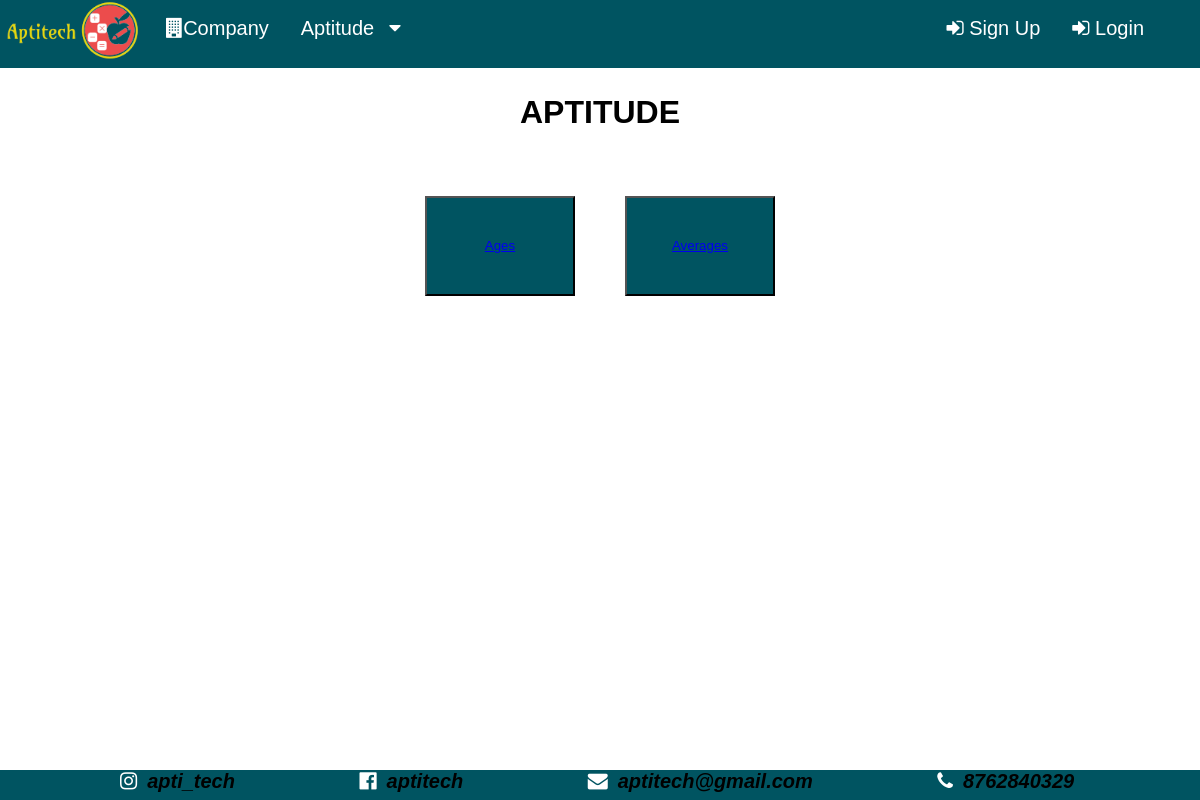
Page /WebPage/aptitude.php on the earlier database version.
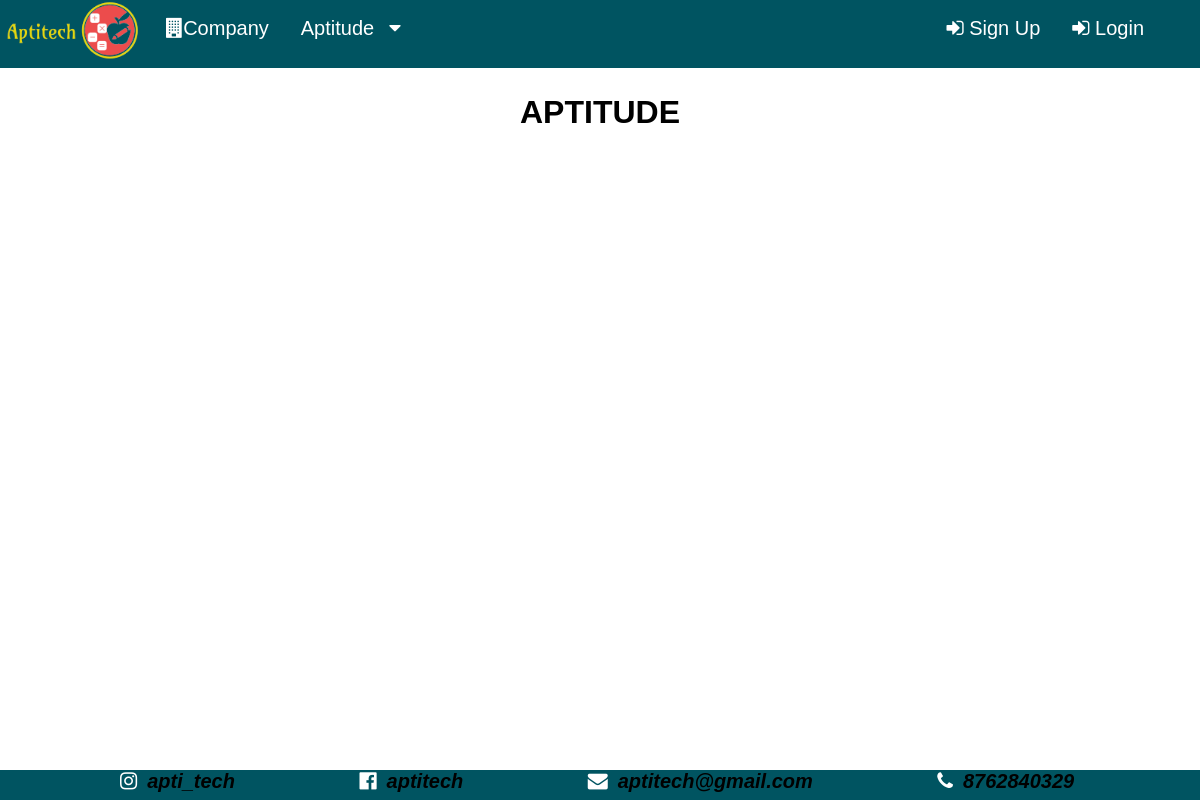
Same page on the later database version.
### tables this page shows
CREATE TABLE IF NOT EXISTS `topic` (
  `topic_id` int(200) NOT NULL AUTO_INCREMENT,
  `cat_id` int(200) NOT NULL,
  `topic_name` varchar(50) NOT NULL,
  `max_time` int(100) NOT NULL,
  `intro_name` varchar(200) NOT NULL,
  `intro_type` varchar(200) NOT NULL,
  `introduction` mediumblob NOT NULL,
  `no_of_questions` int(200) NOT NULL,
  PRIMARY KEY (`topic_id`),
  KEY `cat_id` (`cat_id`)
);

### WebPage/aptitude.php (the view, shortened to what this page needs)
<?php
include 'front.php';
?>
<!DOCTYPE html>
<html>
<head>
</head>
<body>
	<div style="padding-left:20px; padding-right: 20px; padding-top: 5px;">
      <h1 align="center" style="color: black; text-decoration: underline; text-decoration: none;">APTITUDE</h1>
      <center>
      <table><tr>
      <?php
$conn = mysqli_connect("localhost", "root", "", "aptitech");
$query = "SELECT * FROM topic where cat_id = 1";
$result = mysqli_query($conn, $query);
while ($row = $result->fetch_assoc()) {
    echo "   <td style='color:white;text-decoration:none;'>
         <button  style='padding: 20px;background-color:#005461;color:white; width: 150px;white-space: normal; height:100px;'><a href='../Content/" . $row['cat_id'] . "-" . $row['topic_id'] . ".pdf' target='_blank' rel='noopener noreferrer'>" . $row['topic_name'] . "</a></button>
        </td>";
}
?>
    </tr><br></table></center>
  </body>
</html>

Differences in the rows shown:
removed topic: topic_name "Ages"
removed topic: topic_name "Averages"
